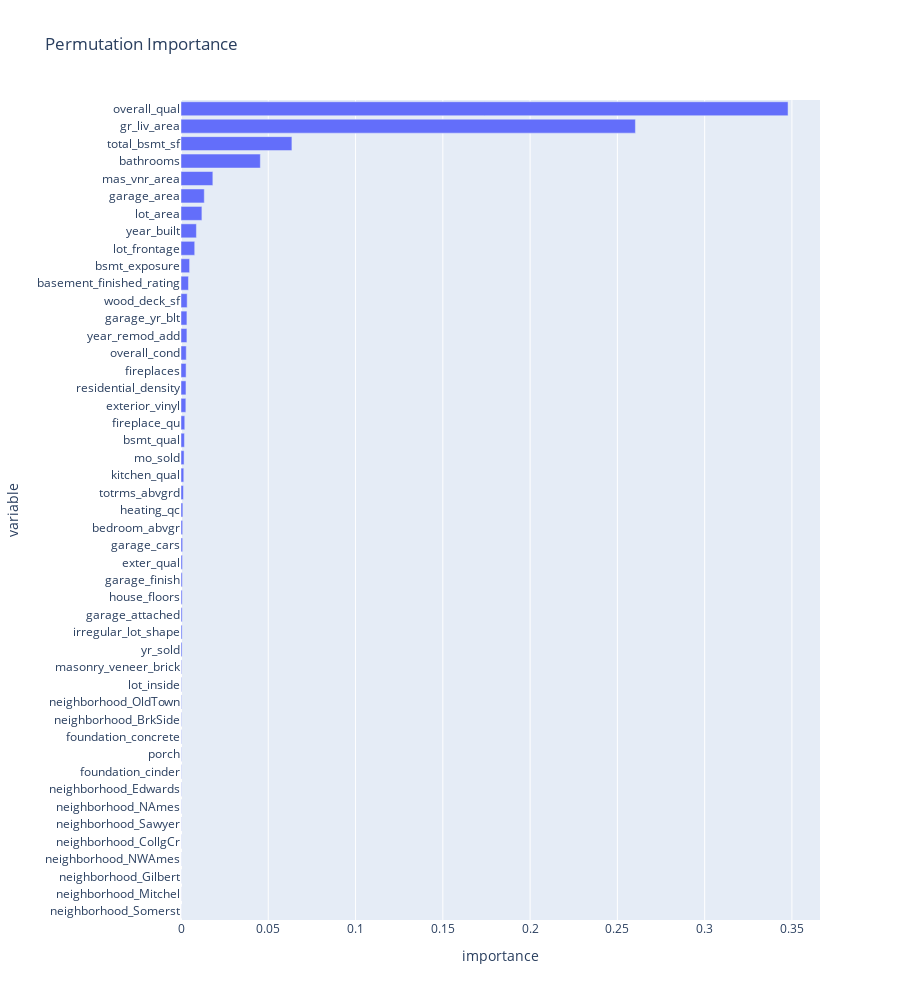

Notebook source saved alongside this figure:
### Markdown cell above
And we can visualize these importance measures using a bar plot:

### Code cell
px.bar(permutation_importance_df, 
       y='variable', 
       x='importance', 
       orientation='h', 
       title='Permutation Importance',
       height=1000)

### Figure 1 — Plotly figure (JSON) as saved in the notebook; plotly's stock layout.template omitted (floating-point values rounded to 4 significant figures)
{"data": [{"alignmentgroup": "True", "hovertemplate": "importance=%{x}<br>variable=%{y}<extra></extra>", "legendgroup": "", "marker": {"color": "#636efa", "pattern": {"shape": ""}}, "name": "", "offsetgroup": "", "orientation": "h", "showlegend": false, "textposition": "auto", "type": "bar", "x": [3.787e-05, 4.755e-05, 6.121e-05, 6.307e-05, 8.67e-05, 0.0001035, 0.0001093, 0.0001545, 0.0001663, 0.0001704, 0.0002109, 0.0002369, 0.0002692, 0.0002842, 0.0003366, 0.0005997, 0.0006383, 0.0006755, 0.0006762, 0.0007191, 0.0008151, 0.0009485, 0.0009502, 0.001061, 0.001381, 0.00159, 0.001756, 0.001957, 0.002153, 0.002776, 0.00285, 0.002914, 0.003011, 0.003383, 0.00339, 0.003534, 0.004272, 0.004922, 0.00786, 0.008827, 0.01197, 0.01334, 0.01825, 0.04545, 0.06354, 0.2603, 0.3478], "xaxis": "x", "y": ["neighborhood_Somerst", "neighborhood_Mitchel", "neighborhood_Gilbert", "neighborhood_NWAmes", "neighborhood_CollgCr", "neighborhood_Sawyer", "neighborhood_NAmes", "neighborhood_Edwards", "foundation_cinder", "porch", "foundation_concrete", "neighborhood_BrkSide", "neighborhood_OldTown", "lot_inside", "masonry_veneer_brick", "yr_sold", "irregular_lot_shape", "garage_attached", "house_floors", "garage_finish", "exter_qual", "garage_cars", "bedroom_abvgr", "heating_qc", "totrms_abvgrd", "kitchen_qual", "mo_sold", "bsmt_qual", "fireplace_qu", "exterior_vinyl", "residential_density", "fireplaces", "overall_cond", "year_remod_add", "garage_yr_blt", "wood_deck_sf", "basement_finished_rating", "bsmt_exposure", "lot_frontage", "year_built", "lot_area", "garage_area", "mas_vnr_area", "bathrooms", "total_bsmt_sf", "gr_liv_area", "overall_qual"], "yaxis": "y"}], "layout": {"barmode": "relative", "height": 1000, "legend": {"tracegroupgap": 0}, "title": {"text": "Permutation Importance"}, "xaxis": {"anchor": "y", "domain": [0, 1], "title": {"text": "importance"}}, "yaxis": {"anchor": "x", "domain": [0, 1], "title": {"text": "variable"}}}}
